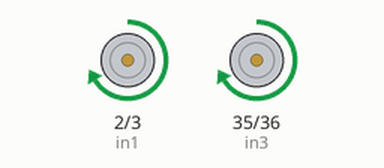
The sketch below on a simulated ESP32. Shown: motor-driver pin pairs drawn as motors (green arrow = first pin HIGH = forward, orange = second pin HIGH = backward, longer = more drive, scaled by the enable pin).

Above: at 1.0 s.
At 19.2 s:
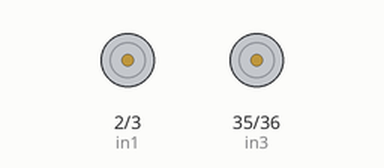
Timing chart, 0 to 21.1 s (numbered marks = the images above):
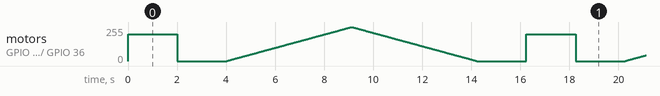

The sketch:

InitialMotorSpin.ino
```cpp
//Left Motor
#define encA_L 7
#define encB_L 6
#define enA 5 // Enable pin (PWM)
#define in1 2
#define in2 3


//Right Motor
#define encA_R 16
#define encB_R 15
#define enB 14 // Enable pin (PWM)
#define in3 35
#define in4 36


void setup() {
  // put your setup code here, to run once:
  pinMode(enA,OUTPUT);
  pinMode(enB,OUTPUT);
  pinMode(in1, OUTPUT);
  pinMode(in2, OUTPUT);
  pinMode(in3, OUTPUT);
  pinMode(in4, OUTPUT);

}

void demoOne(){
  //Run Both motors at fixed speed

  digitalWrite(in1,HIGH);
  digitalWrite(in2,LOW);

  analogWrite(enA, 200);

  digitalWrite(in3, HIGH);
  digitalWrite(in4, LOW);

  analogWrite(enB, 200);

  delay(2000);

  //Change direction

  digitalWrite(in1, LOW);
  digitalWrite(in2, HIGH);
  digitalWrite(in3, LOW);
  digitalWrite(in4, HIGH);


  //Disable motors:
  digitalWrite(in1, LOW);
  digitalWrite(in2, LOW);
  digitalWrite(in3, LOW);
  digitalWrite(in4, LOW);

}

void demoTwo(){
  //Ramp up speed with PWM
  digitalWrite(in1,HIGH);
  digitalWrite(in2,LOW);
  digitalWrite(in3, HIGH);
  digitalWrite(in4, LOW);

  for (int i = 0; i < 256; i++){
    analogWrite(enA, i);
    analogWrite(enB, i);
    delay(20);
  }

  for (int i = 255; i >= 0; i--){
    analogWrite(enA, i);
    analogWrite(enB, i);
    delay(20);
  }

  //Disable motors:
  digitalWrite(in1, LOW);
  digitalWrite(in2, LOW);
  digitalWrite(in3, LOW);
  digitalWrite(in4, LOW);

}

void loop() {

  demoOne();
  delay(2000);
  demoTwo();
  delay(2000);

}
```
